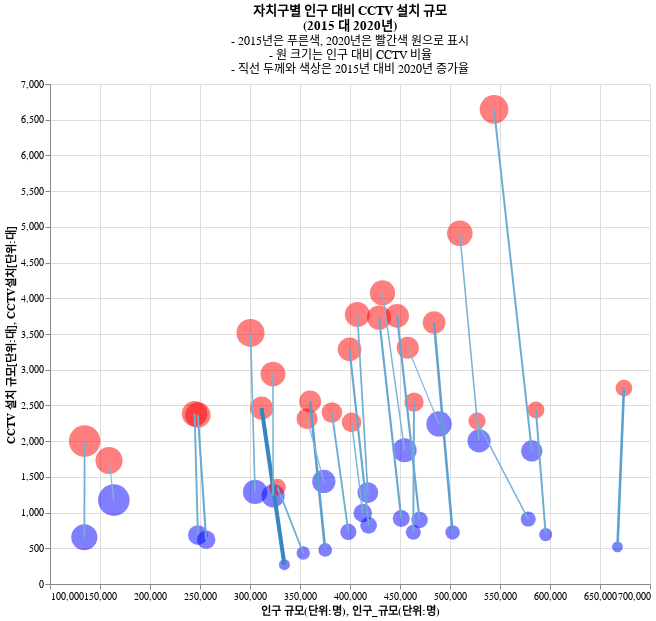

Here is the notebook cell this chart was saved with:
### Markdown cell above
### 3.5 시각화 결과 통합

### Code cell
# 시각화 결과 통합

layer = alt.layer(bb_reg_2015,bb_reg_2020,move)
layer

### Figure 1 — Vega-Lite specification as saved in the notebook (floating-point values rounded to 4 significant figures)
{"config": {"view": {"continuousWidth": 400, "continuousHeight": 300}}, "layer": [{"layer": [{"mark": {"type": "circle", "color": "blue", "opacity": 0.5}, "encoding": {"order": {"field": "rate", "sort": "descending", "type": "quantitative"}, "size": {"field": "rate", "legend": null, "scale": {"range": [10, 1000]}, "type": "quantitative"}, "tooltip": [{"field": "자치구", "type": "nominal"}, {"field": "rate", "format": ".1%", "title": "CCTV 비율", "type": "quantitative"}, {"field": "CCTV_규모_2015", "title": "CCTV 규모", "type": "quantitative"}, {"field": "인구_규모_2015", "title": "인구 규모", "type": "quantitative"}], "x": {"field": "인구_규모_2015", "scale": {"domain": [100000, 700000], "type": "linear"}, "title": "인구 규모(단위:명)", "type": "quantitative"}, "y": {"field": "CCTV_규모_2015", "scale": {"domain": [0, 7000], "type": "linear"}, "title": "CCTV 설치 규모[단위:대]", "type": "quantitative"}}, "height": 500, "title": {"text": ["자치구별 인구 대비 CCTV 설치 규모", "(2015 대 2020년)"], "subtitle": ["- 2015년은 푸른색, 2020년은 빨간색 원으로 표시", "- 원 크기는 인구 대비 CCTV 비율", "- 직선 두께와 색상은 2015년 대비 2020년 증가율"]}, "transform": [{"calculate": "datum.CCTV_규모_2015/datum.인구_규모_2015", "as": "rate"}], "width": 600}, {"mark": {"type": "line", "color": "blue", "opacity": 0.5}, "encoding": {"order": {"field": "rate", "sort": "descending", "type": "quantitative"}, "size": {"field": "rate", "legend": null, "scale": {"range": [10, 1000]}, "type": "quantitative"}, "tooltip": [{"field": "자치구", "type": "nominal"}, {"field": "rate", "format": ".1%", "title": "CCTV 비율", "type": "quantitative"}, {"field": "CCTV_규모_2015", "title": "CCTV 규모", "type": "quantitative"}, {"field": "인구_규모_2015", "title": "인구 규모", "type": "quantitative"}], "x": {"field": "인구_규모_2015", "scale": {"domain": [100000, 700000], "type": "linear"}, "title": "인구 규모(단위:명)", "type": "quantitative"}, "y": {"field": "CCTV_규모_2015", "scale": {"domain": [0, 7000], "type": "linear"}, "title": "CCTV 설치 규모[단위:대]", "type": "quantitative"}}, "height": 500, "title": {"text": ["자치구별 인구 대비 CCTV 설치 규모", "(2015 대 2020년)"], "subtitle": ["- 2015년은 푸른색, 2020년은 빨간색 원으로 표시", "- 원 크기는 인구 대비 CCTV 비율", "- 직선 두께와 색상은 2015년 대비 2020년 증가율"]}, "transform": [{"calculate": "datum.CCTV_규모_2015/datum.인구_규모_2015", "as": "rate"}, {"on": "인구_규모_2015", "regression": "CCTV_규모_2015"}], "width": 600}]}, {"layer": [{"mark": {"type": "circle", "color": "red", "opacity": 0.5}, "encoding": {"order": {"field": "rate", "sort": "descending", "type": "quantitative"}, "size": {"field": "rate", "legend": null, "scale": {"range": [10, 1000]}, "type": "quantitative"}, "tooltip": [{"field": "자치구", "type": "nominal"}, {"field": "rate", "format": ".1%", "title": "CCTV 비율", "type": "quantitative"}, {"field": "CCTV_규모_2020", "title": "CCTV 규모", "type": "quantitative"}, {"field": "인구_규모_2020", "title": "인구 규모", "type": "quantitative"}], "x": {"field": "인구_규모_2020", "scale": {"domain": [100000, 700000], "type": "linear"}, "title": "인구 규모(단위:명)", "type": "quantitative"}, "y": {"field": "CCTV_규모_2020", "scale": {"domain": [0, 7000], "type": "linear"}, "title": "CCTV 설치 규모[단위:대]", "type": "quantitative"}}, "height": 500, "title": {"text": ["자치구별 인구 대비 CCTV 설치 규모", "(2015 대 2020년)"], "subtitle": ["- 2015년은 푸른색, 2020년은 빨간색 원으로 표시", "- 원 크기는 인구 대비 CCTV 비율", "- 직선 두께와 색상은 2015년 대비 2020년 증가율"]}, "transform": [{"calculate": "datum.CCTV_규모_2020/datum.인구_규모_2020", "as": "rate"}], "width": 600}, {"mark": {"type": "line", "color": "red", "opacity": 0.5}, "encoding": {"order": {"field": "rate", "sort": "descending", "type": "quantitative"}, "size": {"field": "rate", "legend": null, "scale": {"range": [10, 1000]}, "type": "quantitative"}, "tooltip": [{"field": "자치구", "type": "nominal"}, {"field": "rate", "format": ".1%", "title": "CCTV 비율", "type": "quantitative"}, {"field": "CCTV_규모_2020", "title": "CCTV 규모", "type": "quantitative"}, {"field": "인구_규모_2020", "title": "인구 규모", "type": "quantitative"}], "x": {"field": "인구_규모_2020", "scale": {"domain": [100000, 700000], "type": "linear"}, "title": "인구 규모(단위:명)", "type": "quantitative"}, "y": {"field": "CCTV_규모_2020", "scale": {"domain": [0, 7000], "type": "linear"}, "title": "CCTV 설치 규모[단위:대]", "type": "quantitative"}}, "height": 500, "title": {"text": ["자치구별 인구 대비 CCTV 설치 규모", "(2015 대 2020년)"], "subtitle": ["- 2015년은 푸른색, 2020년은 빨간색 원으로 표시", "- 원 크기는 인구 대비 CCTV 비율", "- 직선 두께와 색상은 2015년 대비 2020년 증가율"]}, "transform": [{"calculate": "datum.CCTV_규모_2020/datum.인구_규모_2020", "as": "rate"}, {"on": "인구_규모_2020", "regression": "CCTV_규모_2020"}], "width": 600}]}, {"mark": "line", "encoding": {"color": {"field": "up_rate", "legend": null, "type": "temporal"}, "size": {"field": "up_rate", "legend": null, "type": "temporal"}, "tooltip": [{"field": "자치구", "type": "nominal"}, {"field": "up_rate", "format": ".1%", "title": "CCTV_증가율", "type": "nominal"}], "x": {"field": "인구_규모_2015", "scale": {"domain": [100000, 700000], "type": "linear"}, "title": "인구_규모(단위:명)", "type": "quantitative"}, "x2": {"field": "인구_규모_2020"}, "y": {"field": "CCTV_규모_2015", "scale": {"domain": [0, 7000], "type": "linear"}, "title": "CCTV설치[단위:대]", "type": "quantitative"}, "y2": {"field": "CCTV_규모_2020"}}, "height": 500, "transform": [{"calculate": "(datum.CCTV_규모_2020-datum.CCTV_규모_2015)/datum.CCTV_규모_2015", "as": "up_rate"}], "width": 600}], "data": {"name": "data-45ff08f1c85640db9e6eb2564c10a79f"}, "$schema": "https://vega.github.io/schema/vega-lite/v4.17.0.json", "datasets": {"data-45ff08f1c85640db9e6eb2564c10a79f": [{"no": 6, "id": 1, "자치구": "종로구", "CCTV_규모_2015": 1175, "CCTV_규모_2020": 1729, "인구_규모_2015": 163822, "인구_규모_2020": 158996}, {"no": 11, "id": 2, "자치구": "중구", "CCTV_규모_2015": 654, "CCTV_규모_2020": 2001, "인구_규모_2015": 134329, "인구_규모_2020": 134635}, {"no": 24, "id": 3, "자치구": "용산구", "CCTV_규모_2015": 685, "CCTV_규모_2020": 2383, "인구_규모_2015": 247909, "인구_규모_2020": 244645}, {"no": 20, "id": 4, "자치구": "성동구", "CCTV_규모_2015": 1289, "CCTV_규모_2020": 3515, "인구_규모_2015": 305065, "인구_규모_2020": 300505}, {"no": 13, "id": 5, "자치구": "광진구", "CCTV_규모_2015": 477, "CCTV_규모_2020": 2556, "인구_규모_2015": 375180, "인구_규모_2020": 360109}, {"no": 2, "id": 6, "자치구": "동대문구", "CCTV_규모_2015": 1436, "CCTV_규모_2020": 2315, "인구_규모_2015": 373824, "인구_규모_2020": 357014}, {"no": 8, "id": 7, "자치구": "중랑구", "CCTV_규모_2015": 821, "CCTV_규모_2020": 3285, "인구_규모_2015": 418620, "인구_규모_2020": 399562}, {"no": 17, "id": 8, "자치구": "성북구", "CCTV_규모_2015": 897, "CCTV_규모_2020": 3754, "인구_규모_2015": 469560, "인구_규모_2020": 447056}, {"no": 7, "id": 9, "자치구": "강북구", "CCTV_규모_2015": 270, "CCTV_규모_2020": 2462, "인구_규모_2015": 334426, "인구_규모_2020": 311569}, {"no": 0, "id": 10, "자치구": "도봉구", "CCTV_규모_2015": 434, "CCTV_규모_2020": 1356, "인구_규모_2015": 353241, "인구_규모_2020": 327361}, {"no": 18, "id": 11, "자치구": "노원구", "CCTV_규모_2015": 909, "CCTV_규모_2020": 2282, "인구_규모_2015": 578221, "인구_규모_2020": 527032}, {"no": 1, "id": 12, "자치구": "은평구", "CCTV_규모_2015": 722, "CCTV_규모_2020": 3660, "인구_규모_2015": 502578, "인구_규모_2020": 484043}, {"no": 21, "id": 13, "자치구": "서대문구", "CCTV_규모_2015": 1235, "CCTV_규모_2020": 2939, "인구_규모_2015": 323105, "인구_규모_2020": 322952}, {"no": 14, "id": 14, "자치구": "마포구", "CCTV_규모_2015": 729, "CCTV_규모_2020": 2401, "인구_규모_2015": 398351, "인구_규모_2020": 381858}, {"no": 22, "id": 15, "자치구": "양천구", "CCTV_규모_2015": 2241, "CCTV_규모_2020": 3307, "인구_규모_2015": 489010, "인구_규모_2020": 457781}, {"no": 10, "id": 16, "자치구": "강서구", "CCTV_규모_2015": 691, "CCTV_규모_2020": 2437, "인구_규모_2015": 595691, "인구_규모_2020": 585901}, {"no": 5, "id": 17, "자치구": "구로구", "CCTV_규모_2015": 1872, "CCTV_규모_2020": 4075, "인구_규모_2015": 454604, "인구_규모_2020": 432488}, {"no": 4, "id": 18, "자치구": "금천구", "CCTV_규모_2015": 619, "CCTV_규모_2020": 2365, "인구_규모_2015": 256167, "인구_규모_2020": 247835}, {"no": 23, "id": 19, "자치구": "영등포구", "CCTV_규모_2015": 1278, "CCTV_규모_2020": 3773, "인구_규모_2015": 417811, "인구_규모_2020": 407367}, {"no": 3, "id": 20, "자치구": "동작구", "CCTV_규모_2015": 993, "CCTV_규모_2020": 2262, "인구_규모_2015": 412774, "인구_규모_2020": 401572}, {"no": 15, "id": 21, "자치구": "관악구", "CCTV_규모_2015": 2004, "CCTV_규모_2020": 4909, "인구_규모_2015": 529031, "인구_규모_2020": 509803}, {"no": 16, "id": 22, "자치구": "서초구", "CCTV_규모_2015": 916, "CCTV_규모_2020": 3730, "인구_규모_2015": 451258, "인구_규모_2020": 429025}, {"no": 9, "id": 23, "자치구": "강남구", "CCTV_규모_2015": 1863, "CCTV_규모_2020": 6645, "인구_규모_2015": 581760, "인구_규모_2020": 544055}, {"no": 19, "id": 24, "자치구": "송파구", "CCTV_규모_2015": 520, "CCTV_규모_2020": 2743, "인구_규모_2015": 667480, "인구_규모_2020": 673926}, {"no": 12, "id": 25, "자치구": "강동구", "CCTV_규모_2015": 725, "CCTV_규모_2020": 2547, "인구_규모_2015": 463321, "인구_규모_2020": 463998}]}}
